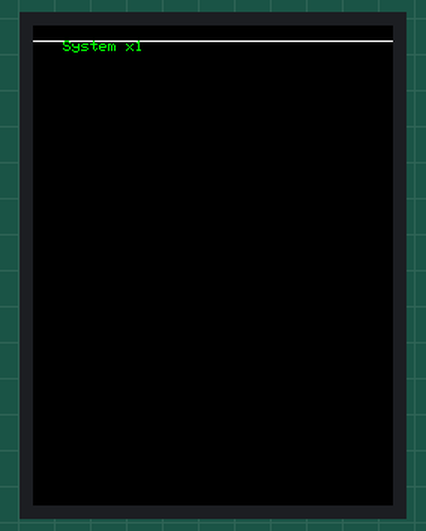
Simulated run of this sketch. Board: Arduino Uno, built with avr-gcc and run on an emulated ATmega328P. On the bench: 240×320 colour display. What the sketch prints to the serial monitor is not drawn.

Above: at 0.3 s.
At 6.3 s:
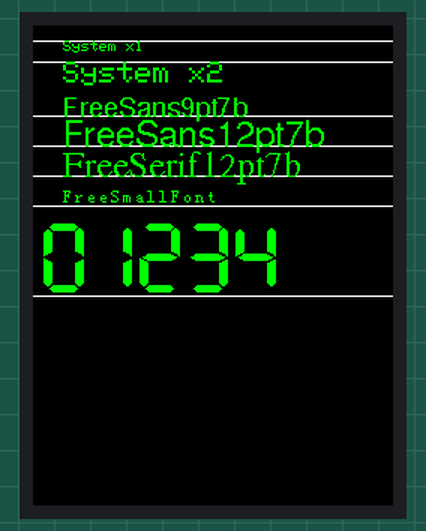
At 13.3 s:
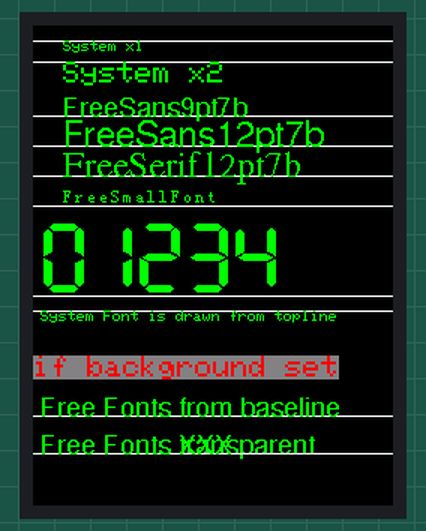
At 15.3 s:
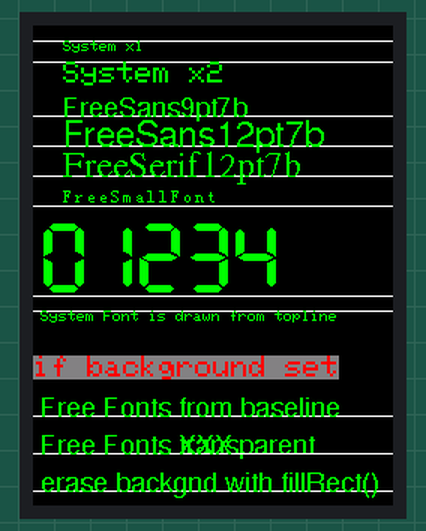
At 27.4 s:
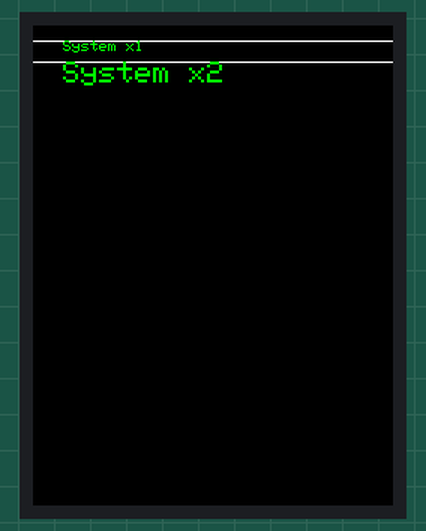
At 37.5 s:
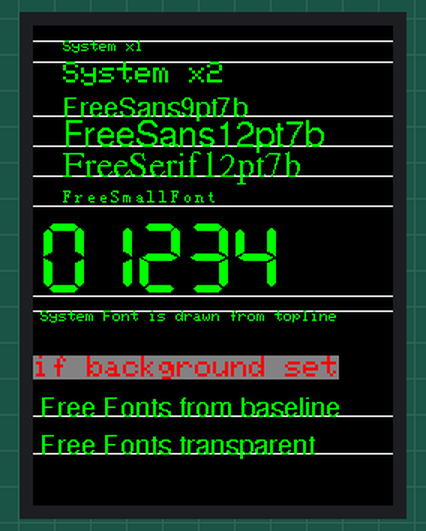

The sketch:

Font_simple.ino
```cpp
#include <Adafruit_GFX.h>    // Core graphics library
#include <MCUFRIEND_kbv.h>   // Hardware-specific library
MCUFRIEND_kbv tft;

#include <Fonts/FreeSans9pt7b.h>
#include <Fonts/FreeSans12pt7b.h>
#include <Fonts/FreeSerif12pt7b.h>

#include <FreeDefaultFonts.h>

#define BLACK   0x0000
#define RED     0xF800
#define GREEN   0x07E0
#define WHITE   0xFFFF
#define GREY    0x8410

void setup(void)
{
    Serial.begin(9600);
    uint16_t ID = tft.readID();
    ID=0x9481;
    Serial.println("Example: Font_simple");
    Serial.print("found ID = 0x");
    Serial.println(ID, HEX);
    if (ID == 0xD3D3) ID = 0x9481; //force ID if write-only display
    tft.begin(ID);
    tft.setRotation(0);
}

void loop(void)
{
    tft.fillScreen(BLACK);
    showmsgXY(20, 10, 1, NULL, "System x1");
    showmsgXY(20, 24, 2, NULL, "System x2");
    showmsgXY(20, 60, 1, &FreeSans9pt7b, "FreeSans9pt7b");
    showmsgXY(20, 80, 1, &FreeSans12pt7b, "FreeSans12pt7b");
    showmsgXY(20, 100, 1, &FreeSerif12pt7b, "FreeSerif12pt7b");
    showmsgXY(20, 120, 1, &FreeSmallFont, "FreeSmallFont");
    showmsgXY(5, 180, 1, &FreeSevenSegNumFont, "01234");
    showmsgXY(5, 190, 1, NULL, "System Font is drawn from topline");
    tft.setTextColor(RED, GREY);
    tft.setTextSize(2);
    tft.setCursor(0, 220);
    tft.print("7x5 can overwrite");
    delay(1000);
    tft.setCursor(0, 220);
    tft.print("if background set");
    delay(1000);
    showmsgXY(5, 260, 1, &FreeSans9pt7b, "Free Fonts from baseline");
    showmsgXY(5, 285, 1, &FreeSans9pt7b, "Free Fonts transparent");
    delay(1000);
    showmsgXY(5, 285, 1, &FreeSans9pt7b, "Free Fonts XXX");
    delay(1000);
    showmsgXY(5, 310, 1, &FreeSans9pt7b, "erase backgnd with fillRect()");
    delay(10000);
}

void showmsgXY(int x, int y, int sz, const GFXfont *f, const char *msg)
{
    int16_t x1, y1;
    uint16_t wid, ht;
    tft.drawFastHLine(0, y, tft.width(), WHITE);
    tft.setFont(f);
    tft.setCursor(x, y);
    tft.setTextColor(GREEN);
    tft.setTextSize(sz);
    tft.print(msg);
    delay(1000);
}
```

Measured:
- what the display in image 0 shows lasts 1.0 s, from 0.2 s to 1.2 s
- what the display in image 2 shows lasts 2.0 s, from 13.3 s to 15.3 s
- what the display in image 3 shows lasts 11.0 s, from 15.3 s to 26.3 s
